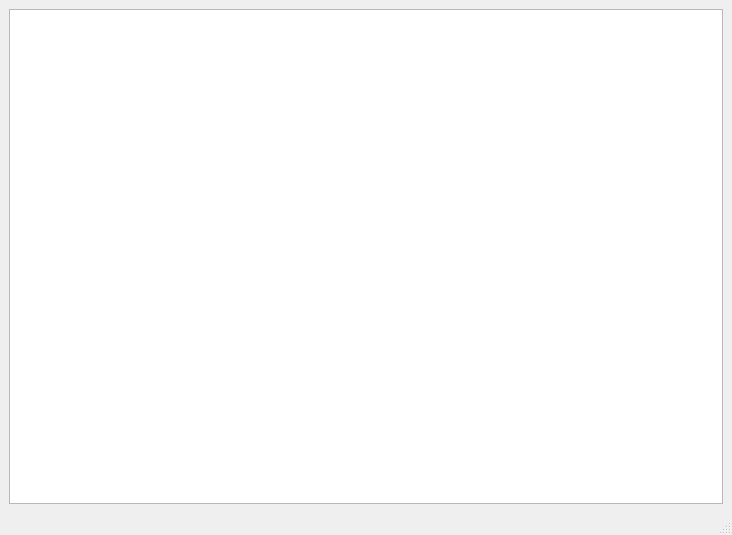
<?xml version="1.0" encoding="UTF-8"?>
<ui version="4.0">
 <class>MainWindow</class>
 <widget class="QMainWindow" name="MainWindow">
  <property name="geometry">
   <rect>
    <x>0</x>
    <y>0</y>
    <width>732</width>
    <height>535</height>
   </rect>
  </property>
  <property name="windowTitle">
   <string>MainWindow</string>
  </property>
  <widget class="QWidget" name="centralwidget">
   <layout class="QVBoxLayout" name="verticalLayout">
    <item>
     <widget class="QGraphicsView" name="graphicsView"/>
    </item>
   </layout>
  </widget>
  <widget class="QMenuBar" name="menubar">
   <property name="geometry">
    <rect>
     <x>0</x>
     <y>0</y>
     <width>732</width>
     <height>21</height>
    </rect>
   </property>
  </widget>
  <widget class="QStatusBar" name="statusbar"/>
 </widget>
 <resources/>
 <connections/>
</ui>
